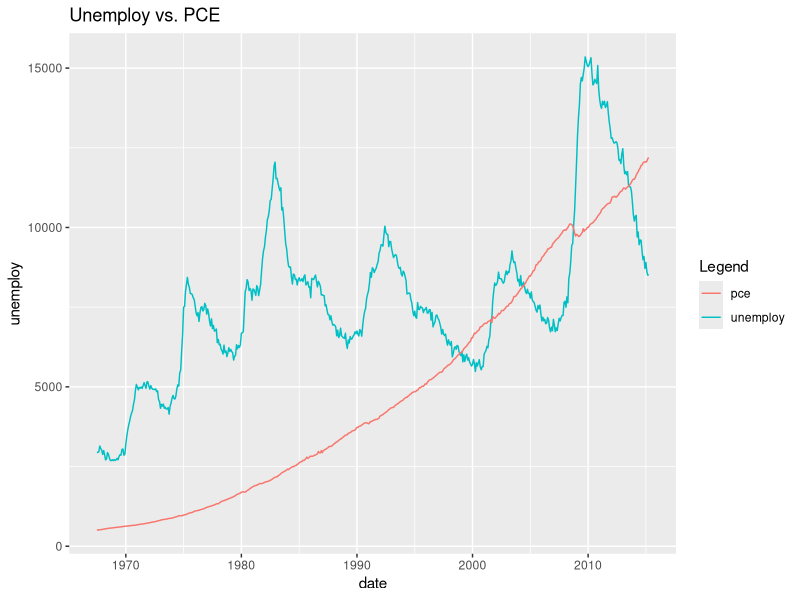
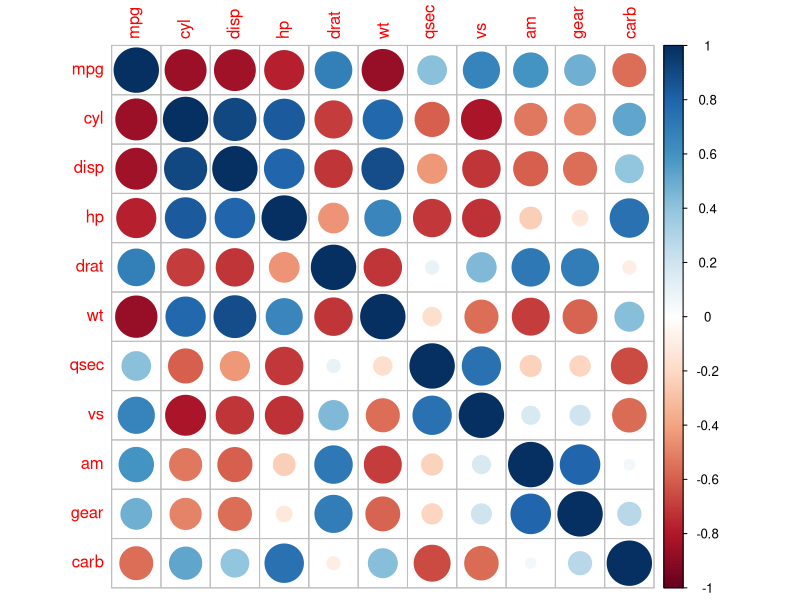
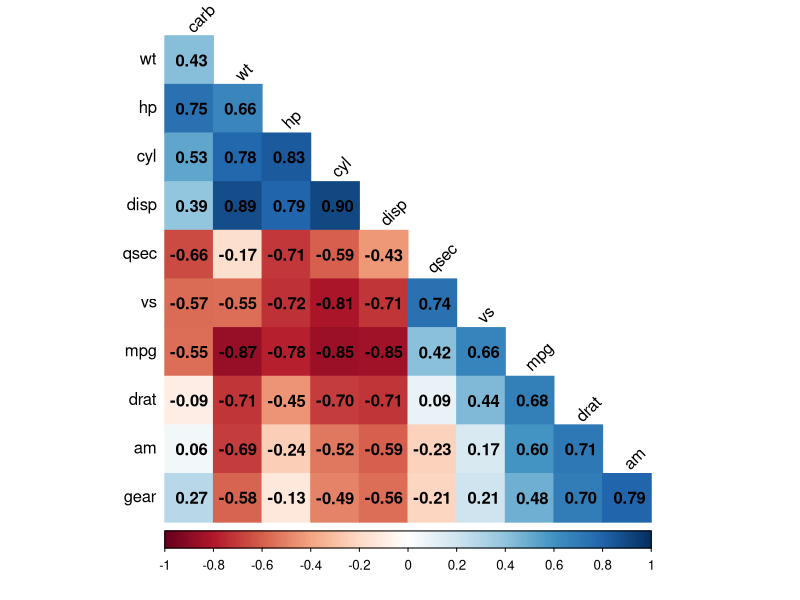
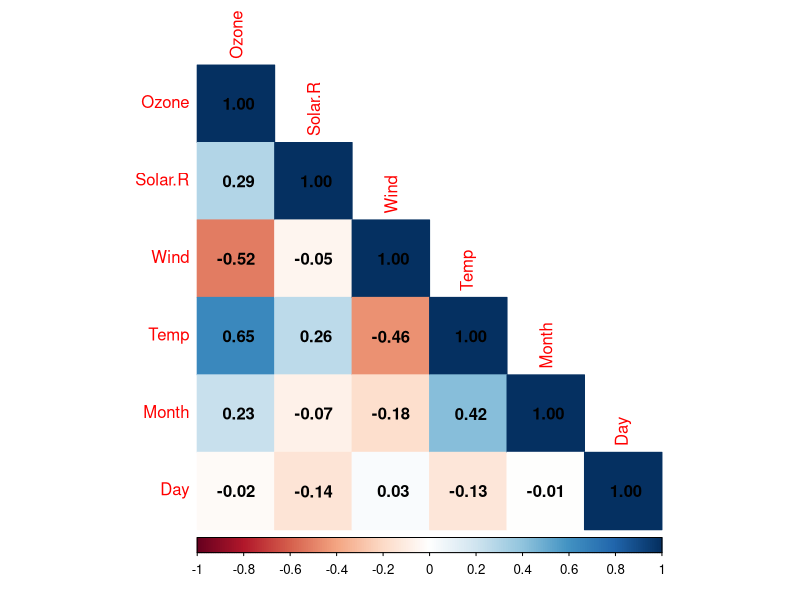
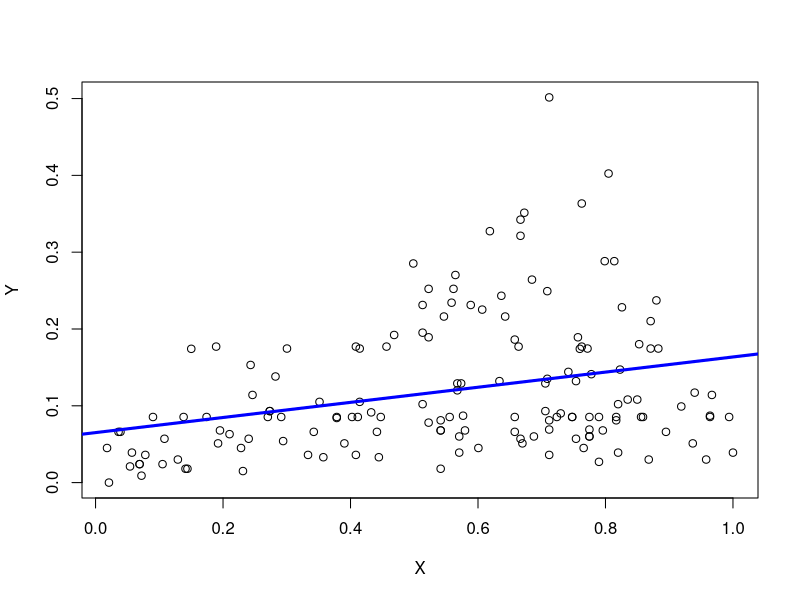

Recreate these plots in R, in order.
library(ggplot2)
economics = as.data.frame(economics)
cor.test(economics$unemploy, economics$pce)
# 0.6145176 
# 꽤 큰 양의 상관관계

# 95% 신뢰하는 구간에서 0.5608868 0.6630124 ?
ggplot() +
  geom_line(data = economics,
            aes(x = date, y = unemploy, color = "unemploy")) +
  geom_line(data = economics,
            aes(x = date, y = pce, color = "pce")) +
  labs(title = "Unemploy vs. PCE", x = "date", color = "Legend")


# correlationi matrix
head(mtcars) # 11개 속성 11 by 11 matrix 
car_cor = cor(mtcars) 
round(car_cor, 2)
library(corrplot)
corrplot(car_cor)

corrplot(car_cor, method="color",
         type="lower", order="hclust",
         addCoef.col = "black",
         tl.col = "black", tl.srt = 45, diag= F)

m = matrix(c(1:10, (1:10)^2), ncol=2)
cor(m, method = "spearman")
cor(m, method = "pearson")


data("airquality")
str(airquality)
head(airquality)

col1 = mapply(anyNA, airquality)
col1
# na 값 바꾸려면 그 값에 na 대신에 0을 줌
# 0 을 대입하게 되면 relation 이 깨지게 됨
# 해당 월의 추이를 그대로 유지하기 위해서 해당 month의 평균값을로 대체
# Compute monthly mean in Ozone
for (i in 1:nrow(airquality)){
  if(is.na(airquality[i, "Ozone"])){
    airquality[i, "Ozone"] <- mean(airquality[which(airquality[, "Month"] == airquality[i, "Month"]), "Ozone"], na.rm = TRUE)
  }
  # Compute monthly mean in Solar.R
  if(is.na(airquality[i, "Solar.R"])){
    airquality[i, "Solar.R"] <- mean(airquality[which(airquality[, "Month"] == airquality[i, "Month"]), "Solar.R"], na.rm = TRUE)
  }
}
head(airquality)
# na 가 있어서 해당 month 의 평균값으로
# 정규화
normalize <- function(x){
  return((x - min(x)) / (max(x) - min(x)))
}
airquality <- normalize(airquality)

library(corrplot)

airquality_cor <- cor(airquality)
corrplot(airquality_cor,
         method = "color",
         type = "lower",
         addCoef.col = "black")
# 상관관계 분석 -> 상관관계가 있다 없다 이지
#                 어떤게 원인이다 결과이다를 알려주진 못함


Y = airquality[,"Ozone"]
X = airquality[,"Solar.R"]
model1 = lm(Y ~ X)
model1
plot(Y ~ X)
abline(model1, col = "blue", lwd = 3)
